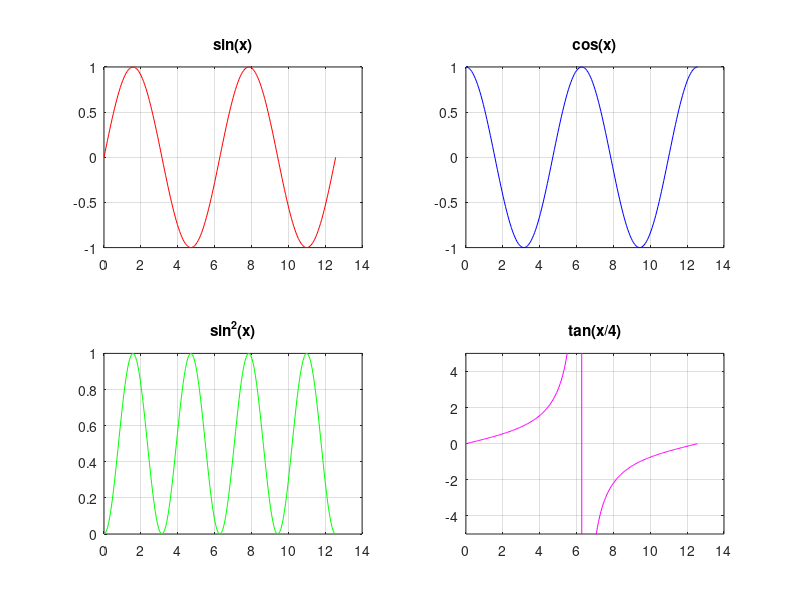

The MATLAB script that drew this image: (Note: this script raises an error after producing the figure.)
% Subplot_Multiples.m — Multiples subplots en una figura
clear; clc;

x = linspace(0, 4*pi, 200);

figure;
subplot(2,2,1); plot(x, sin(x), 'r');    title('sin(x)');    grid on;
subplot(2,2,2); plot(x, cos(x), 'b');    title('cos(x)');    grid on;
subplot(2,2,3); plot(x, sin(x).^2, 'g'); title('sin^2(x)');  grid on;
subplot(2,2,4); plot(x, tan(x/4), 'm');  title('tan(x/4)');  grid on;
ylim([-5 5]);

sgtitle('Cuatro funciones trigonometricas');

fprintf('Subplot 2x2 con 4 funciones trigonometricas.\n');
